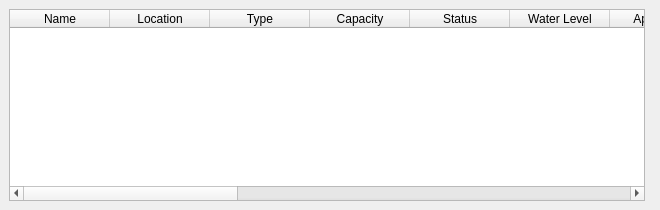
     <widget class="QWidget" name="tab">
      <attribute name="title">
       <string>Dashboard</string>
      </attribute>
      <layout class="QHBoxLayout" name="horizontalLayout">
       <property name="spacing">
        <number>0</number>
       </property>
       <property name="leftMargin">
        <number>0</number>
       </property>
       <property name="topMargin">
        <number>0</number>
       </property>
       <property name="rightMargin">
        <number>0</number>
       </property>
       <property name="bottomMargin">
        <number>0</number>
       </property>
       <item>
        <widget class="QWidget" name="widget" native="true">
         <property name="sizePolicy">
          <sizepolicy hsizetype="Preferred" vsizetype="Preferred">
           <horstretch>0</horstretch>
           <verstretch>0</verstretch>
          </sizepolicy>
         </property>
         <property name="minimumSize">
          <size>
           <width>0</width>
           <height>0</height>
          </size>
         </property>
         <layout class="QHBoxLayout" name="horizontalLayout_2">
          <item>
           <widget class="QWidget" name="widget_2" native="true">
            <property name="minimumSize">
             <size>
              <width>636</width>
              <height>0</height>
             </size>
            </property>
            <property name="maximumSize">
             <size>
              <width>700</width>
              <height>16777215</height>
             </size>
            </property>
            <property name="styleSheet">
             <string notr="true"/>
            </property>
            <layout class="QVBoxLayout" name="verticalLayout_2">
             <property name="spacing">
              <number>0</number>
             </property>
             <property name="leftMargin">
              <number>0</number>
             </property>
             <property name="topMargin">
              <number>0</number>
             </property>
             <property name="rightMargin">
              <number>0</number>
             </property>
             <property name="bottomMargin">
              <number>0</number>
             </property>
             <item>
              <widget class="QTableWidget" name="source_table">
               <column>
                <property name="text">
                 <string>Name</string>
                </property>
               </column>
               <column>
                <property name="text">
                 <string>Location</string>
                </property>
               </column>
               <column>
                <property name="text">
                 <string>Type</string>
                </property>
               </column>
               <column>
                <property name="text">
                 <string>Capacity</string>
                </property>
               </column>
               <column>
                <property name="text">
                 <string>Status</string>
                </property>
               </column>
               <column>
                <property name="text">
                 <string>Water Level</string>
                </property>
               </column>
               <column>
                <property name="text">
                 <string>Approvals</string>
                </property>
               </column>
               <column>
                <property name="text">
                 <string>Chlorine</string>
                </property>
               </column>
               <column>
                <property name="text">
                 <string>Ph Level</string>
                </property>
               </column>
               <column>
                <property name="text">
                 <string>Temperatiure</string>
                </property>
               </column>
               <column>
                <property name="text">
                 <string>Turbidity</string>
                </property>
               </column>
               <column>
                <property name="text">
                 <string>Desolved Oxygen</string>
                </property>
               </column>
               <column>
                <property name="text">
                 <string>Conductivity</string>
                </property>
               </column>
               <column>
                <property name="text">
                 <string>TDS</string>
                </property>
               </column>
               <column>
                <property name="text">
                 <string>BCOD</string>
                </property>
               </column>
               <column>
                <property name="text">
                 <string>COD</string>
                </property>
               </column>
               <column>
                <property name="text">
                 <string>TSS</string>
                </property>
               </column>
              </widget>
             </item>
            </layout>
           </widget>
          </item>
          <item>
           <widget class="QWidget" name="widget_3" native="true">
            <property name="styleSheet">
             <string notr="true"/>
            </property>
            <widget class="QPushButton" name="export_data">
             <property name="geometry">
              <rect>
               <x>10</x>
               <y>13</y>
               <width>121</width>
               <height>41</height>
              </rect>
             </property>
             <property name="text">
              <string>Export data</string>
             </property>
            </widget>
            <widget class="QPushButton" name="email_btn">
             <property name="geometry">
              <rect>
               <x>14</x>
               <y>490</y>
               <width>121</width>
               <height>41</height>
              </rect>
             </property>
             <property name="text">
              <string>send warning</string>
             </property>
            </widget>
           </widget>
          </item>
         </layout>
        </widget>
       </item>
      </layout>
     </widget>
